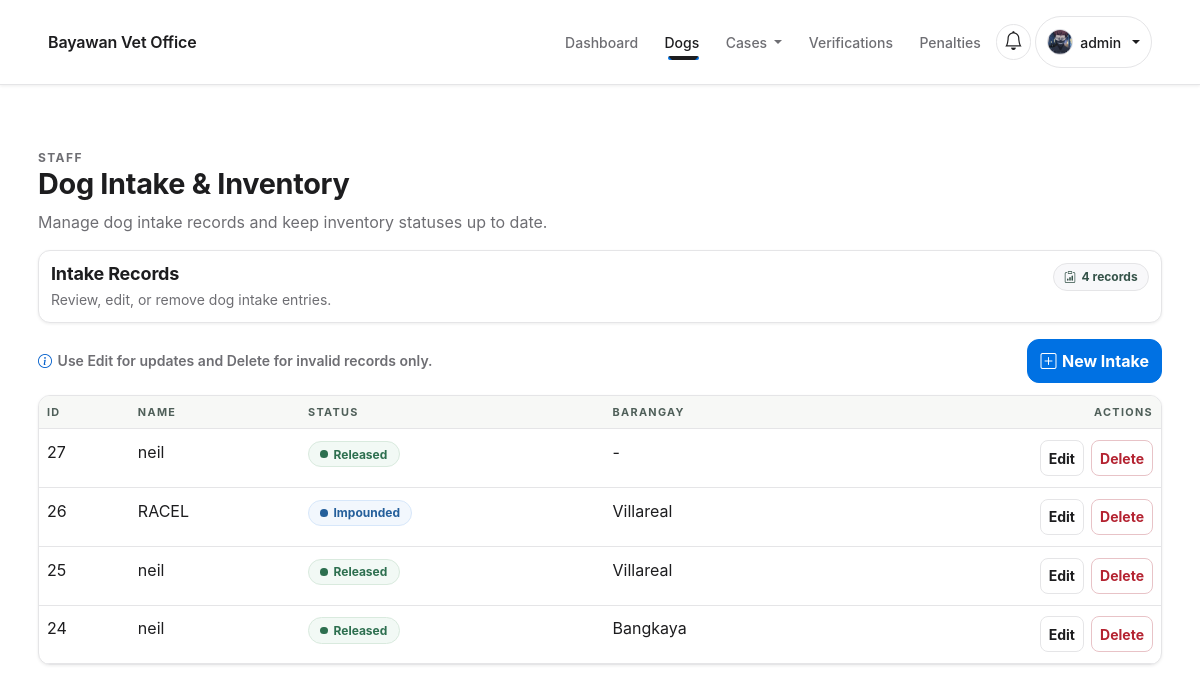
Page /staff/dogs/ (signed in) on the committed database.
### users/models.py (models this page shows, shortened)
class CustomUser(AbstractUser):
    class Roles(models.TextChoices):
        ADMIN = 'ADMIN', 'Admin'
        STAFF = 'STAFF', 'Staff'
        OWNER = 'OWNER', 'Regular User (Owner)'
    email = models.EmailField(unique=True)
    role = models.CharField(max_length=20, choices=Roles.choices, default=Roles.OWNER)
    email_verified = models.BooleanField(default=False)
    is_verified = models.BooleanField(default=False)
    legal_consent = models.BooleanField(default=False)
    legal_consented_at = models.DateTimeField(null=True, blank=True)

class UserProfile(models.Model):
    class Gender(models.TextChoices):
        MALE = 'MALE', 'Male'
        FEMALE = 'FEMALE', 'Female'
    class StatusBadge(models.TextChoices):
        GREEN = 'GREEN', 'Green'
        ORANGE = 'ORANGE', 'Orange'
        RED = 'RED', 'Red'
    user = models.OneToOneField(CustomUser, on_delete=models.CASCADE, related_name='profile')
    offense_count = models.PositiveIntegerField(default=0)
    status_badge = models.CharField(max_length=10, choices=StatusBadge.choices, default=StatusBadge.GREEN)
    full_name = models.CharField(max_length=150, blank=True)
    address = models.CharField(max_length=255, blank=True)
    age = models.PositiveIntegerField(null=True, blank=True)
    birthday = models.DateField(null=True, blank=True)
    gender = models.CharField(max_length=10, choices=Gender.choices, blank=True)
    profile_photo = models.ImageField(upload_to='profile_photos/', blank=True, null=True)

### dogs/models.py (models this page shows, shortened)
class Dog(TimeStampedModel):
    class VaccinationStatus(models.TextChoices):
        VACCINATED = 'VACCINATED', 'Vaccinated'
        UNVACCINATED = 'UNVACCINATED', 'Unvaccinated'
    class Status(models.TextChoices):
        IMPOUNDED = 'IMPOUNDED', 'Impounded'
        AVAILABLE = 'AVAILABLE', 'Available for Adoption'
        ADOPTED = 'ADOPTED', 'Adopted'
        RECLAIMED = 'RECLAIMED', 'Reclaimed'
        RELEASED = 'RELEASED', 'Released'
    class RegistrationApprovalStatus(models.TextChoices):
        PENDING = 'PENDING', 'Pending Review'
        APPROVED = 'APPROVED', 'Approved'
        REJECTED = 'REJECTED', 'Rejected'
    owner = models.ForeignKey(
        settings.AUTH_USER_MODEL,
        on_delete=models.SET_NULL,
        null=True,
        blank=True,
        related_name='dogs',
    )
    name = models.CharField(max_length=120, blank=True)
    status = models.CharField(max_length=20, choices=Status.choices, default=Status.IMPOUNDED)
    sex = models.CharField(max_length=10, blank=True)
    age_estimate = models.CharField(max_length=50, blank=True)
    color = models.CharField(max_length=80, blank=True)
    capture_datetime = models.DateTimeField(null=True, blank=True)
    surrender_datetime = models.DateTimeField(null=True, blank=True)
    barangay = models.CharField(max_length=120, blank=True)
    gps_coordinates = models.CharField(max_length=120, blank=True)
    kennel_slot = models.CharField(max_length=30, blank=True)
    photo = models.ImageField(upload_to='dogs/', blank=True)
    notes = models.TextField(blank=True)
    vaccination_status = models.CharField(
        max_length=20,
        choices=VaccinationStatus.choices,
        blank=True,
        default='',
    )
    vaccination_proof = models.FileField(upload_to='vaccination_proofs/', blank=True)
    vaccination_request = models.BooleanField(default=False)
    vaccination_schedule = models.DateTimeField(null=True, blank=True)
    registration_approval_status = models.CharField(
        max_length=20,
        choices=RegistrationApprovalStatus.choices,
        default=RegistrationApprovalStatus.APPROVED,
    )
    registration_reviewed_at = models.DateTimeField(null=True, blank=True)
    registration_reviewed_by = models.ForeignKey(
        settings.AUTH_USER_MODEL,
        on_delete=models.SET_NULL,
        null=True,
        blank=True,
        related_name='dog_registration_reviews',
    )

### dogs/staff_views.py (the view)
# urls.py: path('staff/dogs/', staff_views.manage_list, name='dogs_manage_list'),
@login_required
@role_required('ADMIN', 'STAFF')
def manage_list(request):
    dogs = Dog.objects.order_by('-created_at')
    return render(request, 'dogs/manage_list.html', {'dogs': dogs})

### templates/dogs/manage_list.html (shortened to what this page needs)
{% extends 'base.html' %}
{% load static %}
{% block extra_css %}
  <link rel="stylesheet" href="{% static 'css/staff-admin-modern.css' %}" />
{% endblock %}
{% block content %}
  <section class="section-pad staff-admin-page">
    <div class="container staff-admin-wrap">
      {% include 'partials/page_header.html' with eyebrow="Staff" title="Dog Intake & Inventory" subtitle="Manage dog intake records and keep inventory statuses up to date." %}
      <div class="staff-admin-summary mb-3">
        <div>
          <h2 class="staff-admin-summary-title">Intake Records</h2>
          <p class="staff-admin-summary-text">Review, edit, or remove dog intake entries.</p>
        </div>
        <div class="staff-admin-chip-group">
          <span class="staff-admin-chip"><i class="bi bi-clipboard-data"></i> {{ dogs|length }} record{{ dogs|length|pluralize }}</span>
        </div>
      </div>
      <div class="staff-admin-toolbar">
        <div class="staff-admin-legend">
          <i class="bi bi-info-circle"></i>
          <span>Use Edit for updates and Delete for invalid records only.</span>
        </div>
        <a class="btn btn-primary" href="{% url 'dogs_create' %}">
          <i class="bi bi-plus-square"></i>
          New Intake
        </a>
      </div>
      <div class="staff-admin-table-card table-shell">
        <div class="table-responsive">
          <table class="table table-mobile-stack">
            <thead>
              <tr>
                <th>ID</th>
                <th>Name</th>
                <th>Status</th>
                <th>Barangay</th>
                <th class="text-end">Actions</th>
              </tr>
            </thead>
            <tbody>
              {% for dog in dogs %}
                <tr>
                  <td data-label="ID">{{ dog.id }}</td>
                  <td data-label="Name">{{ dog.name|default:"Unnamed" }}</td>
                  <td data-label="Status">
                    {% if dog.status == 'AVAILABLE' or dog.status == 'RELEASED' %}
                      <span class="status-pill status-pill--success">{{ dog.get_status_display }}</span>
                    {% elif dog.status == 'IMPOUNDED' %}
                      <span class="status-pill status-pill--info">{{ dog.get_status_display }}</span>
                    {% elif dog.status == 'ADOPTED' or dog.status == 'RECLAIMED' %}
                      <span class="status-pill status-pill--warning">{{ dog.get_status_display }}</span>
                    {% else %}
                      <span class="status-pill status-pill--muted">{{ dog.get_status_display }}</span>
                    {% endif %}
                  </td>
                  <td data-label="Barangay">{{ dog.barangay|default:"-" }}</td>
                  <td data-label="Actions" class="text-end">
                    <div class="staff-admin-table-actions">
                      <a class="btn btn-sm btn-outline-secondary" href="{% url 'dogs_edit' dog.pk %}">
                        Edit
                      </a>
                      <form method="post" action="{% url 'dogs_delete_staff' dog.pk %}">
                        <button
                          class="btn btn-sm btn-outline-danger"
                          type="submit"
                          onclick="return confirm('Delete this dog record?');"
                        >
                          Delete
                        </button>
                      </form>
                    </div>
                  </td>
                </tr>
              {% empty %}
                <tr>
                  <td colspan="5">
                    <div class="staff-admin-empty">No intake records yet.</div>
                  </td>
                </tr>
              {% endfor %}
            </tbody>
          </table>
        </div>
      </div>
    </div>
  </section>
{% endblock %}

### templates/base.html (shortened to what this page needs)
{% load static %}
<!doctype html>
<html lang="en">
  <head>
    <link
      href="https://cdn.jsdelivr.net/npm/bootstrap@5.3.2/dist/css/bootstrap.min.css"
      rel="stylesheet"
    />
    <link
      rel="stylesheet"
      href="https://cdn.jsdelivr.net/npm/bootstrap-icons@1.11.3/font/bootstrap-icons.css"
    />
    <link rel="stylesheet" href="{% static 'css/theme.css' %}" />
    <link rel="stylesheet" href="{% static 'css/components.css' %}" />
    <link rel="stylesheet" href="{% static 'css/layout.css' %}" />
    <link rel="stylesheet" href="{% static 'css/utilities.css' %}" />
    <link rel="stylesheet" href="{% static 'css/app-pages.css' %}" />
    <link rel="stylesheet" href="{% static 'css/app-modules.css' %}" />
    {% block extra_css %}{% endblock %}
  </head>
  <body class="app-shell">
    <nav class="navbar navbar-expand-lg navbar-light bg-white border-bottom sticky-top">
      <div class="container">
        <a class="navbar-brand fw-semibold site-navbar-title" href="{% url 'home' %}">
          Bayawan Vet Office
        </a>
        <div class="collapse navbar-collapse" id="navMain">
          <ul class="navbar-nav ms-auto align-items-lg-center gap-lg-1">
            {% if request.user.is_authenticated %}
              <li class="nav-item">
                {% if request.user.role == 'ADMIN' or request.user.role == 'STAFF' %}
                  <a class="nav-link" href="{% url 'analytics_dashboard' %}">Dashboard</a>
                {% else %}
                  <a class="nav-link" href="{% url 'dashboard' %}">Dashboard</a>
                {% endif %}
              </li>
              {% if request.user.role == 'ADMIN' or request.user.role == 'STAFF' %}
                <li class="nav-item dropdown">
                  <a
                    class="nav-link dropdown-toggle"
                    href="#"
                    id="manageDogDropdown"
                    role="button"
                    data-bs-toggle="dropdown"
                    aria-expanded="false"
                  >
                    Dogs
                  </a>
                </li>
                <li class="nav-item dropdown">
                  <a
                    class="nav-link dropdown-toggle"
                    href="#"
                    id="staffCasesDropdown"
                    role="button"
                    data-bs-toggle="dropdown"
                    aria-expanded="false"
                  >
                    Cases
                  </a>
                </li>
                <li class="nav-item">
                  <a class="nav-link" href="{% url 'admin_user_management' %}">Verifications</a>
                </li>
                <li class="nav-item">
                  <a class="nav-link" href="{% url 'penalties_checklist' %}">Penalties</a>
                </li>
              {% else %}
                <li class="nav-item">
                  <a class="nav-link" href="{% url 'adoption_my_requests' %}">My Requests</a>
                </li>
              {% endif %}
            {% endif %}
            {% if request.user.is_authenticated %}
              <li class="nav-item dropdown">
                <a
                  class="nav-link dropdown-toggle notification-toggle {% if unread_notifications %}has-unread{% endif %}"
                  href="#"
                  id="notificationsDropdown"
                  role="button"
                  data-bs-toggle="dropdown"
                  aria-expanded="false"
                  aria-label="Open notifications"
                >
                  <i class="bi bi-bell"></i>
                </a>
              </li>
              <li class="nav-item dropdown">
                <a
                  class="nav-link dropdown-toggle navbar-profile-toggle"
                  href="#"
                  id="profileDropdown"
                  role="button"
                  data-bs-toggle="dropdown"
                  aria-expanded="false"
                >
                  <span class="navbar-profile-avatar" aria-hidden="true">
                    {% if request.user.profile.profile_photo %}
                      <img
                        src="{{ request.user.profile.profile_photo.url }}"
                        alt=""
                        class="navbar-profile-avatar-img"
                      />
                    {% else %}
                      <span class="navbar-profile-avatar-fallback">{{ request.user.username|first|upper }}</span>
                    {% endif %}
                  </span>
                  <span class="navbar-profile-name">{{ request.user.username }}</span>
                </a>
              </li>
            {% endif %}
          </ul>
        </div>
      </div>
    </nav>
    <main id="main-content" class="main-content">
      {% block content %}{% endblock %}
    </main>
  </body>
</html>

### rows in the picture
CustomUser: user.profile.profile_photo (picture), user.username "admin"
Dog: id "27", name "neil", status "Released", barangay "-"
Dog: id "26", name "RACEL", status "Impounded", barangay "Villareal"
Dog: id "25", name "neil", status "Released", barangay "Villareal"
Dog: id "24", name "neil", status "Released", barangay "Bangkaya"

### other values in the picture
{{ eyebrow }} "STAFF"
{{ title }} "Dog Intake & Inventory"
{{ subtitle }} "Manage dog intake records and keep inventory statuses up to date."
{{ dogs|length }} "4"
